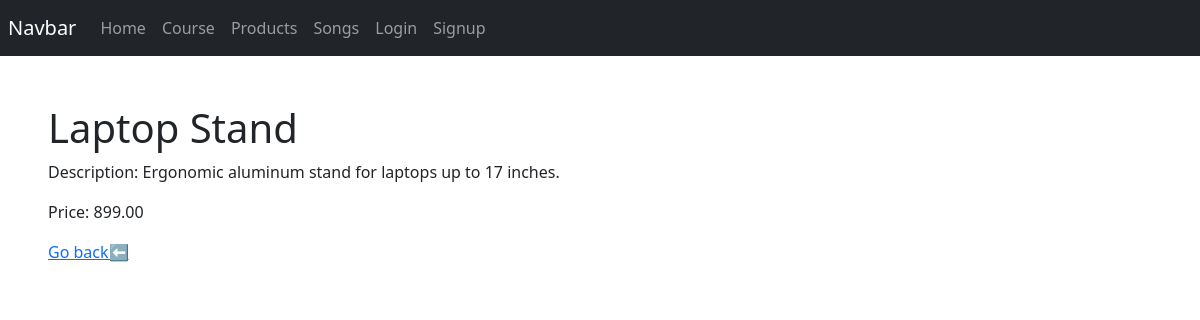
Page /products/product/4/ on the committed database.
### product/models.py (models this page shows, shortened)
class Product(models.Model):
    name=models.CharField(max_length=100)
    description=models.TextField()
    price=models.DecimalField(max_digits=10,decimal_places=2)

### product/views.py (the view)
# urls.py: path("products/",include('product.urls')),
def product(request,id):
    product=Product.objects.get(pk=id)
    return render(request,"product/product.html",{"product":product})

### product/templates/product/product.html (shortened to what this page needs)
{% extends 'base.html' %}
{% block content %}
    <div class="container-fluid p-5">
        <h1>{{product.name}}</h1>
        <p>Description: {{product.description}}</p>
        <p>Price: {{product.price}}</p>
        <a href="{% url 'product.list' %}">Go back⬅️</a>
    </div>
{% endblock %}

### rows in the picture
Product: name "Laptop Stand", description "Ergonomic aluminum stand for laptops up to 17 inches.", price "899.00"
